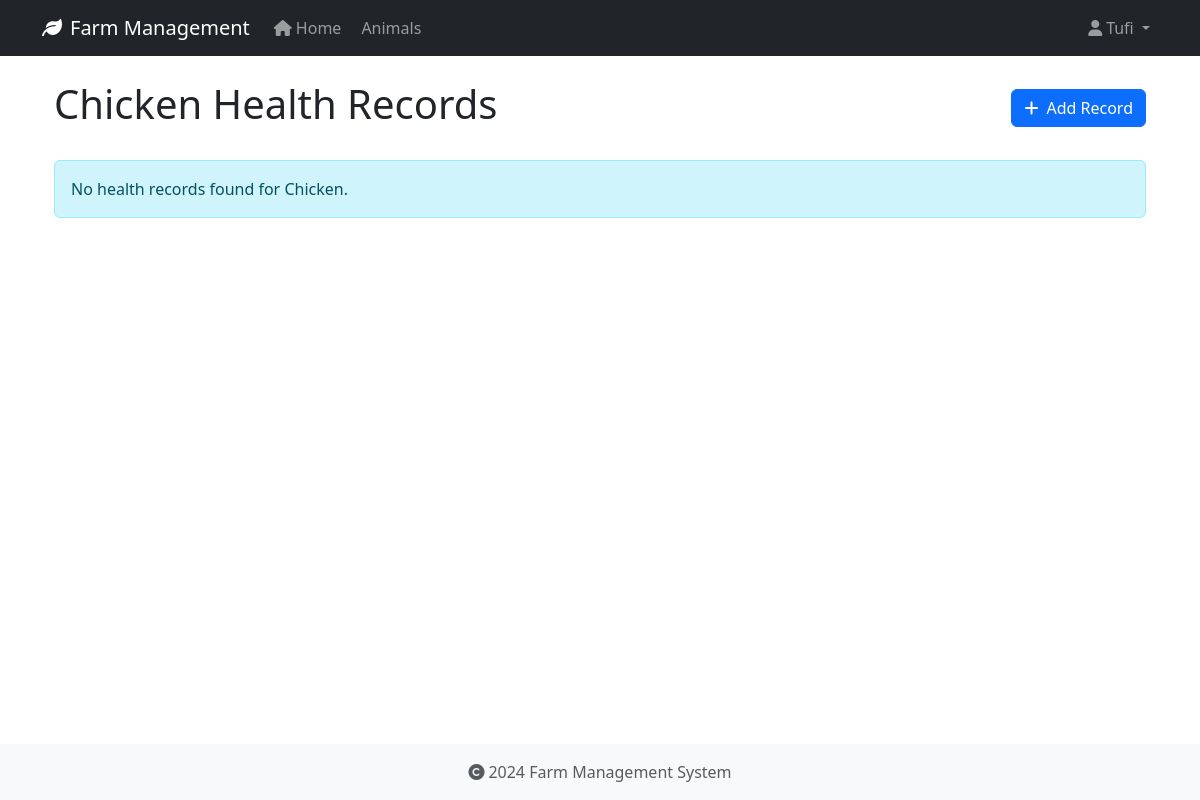
Page /health-records/type/chicken (signed in) on the earlier database version.
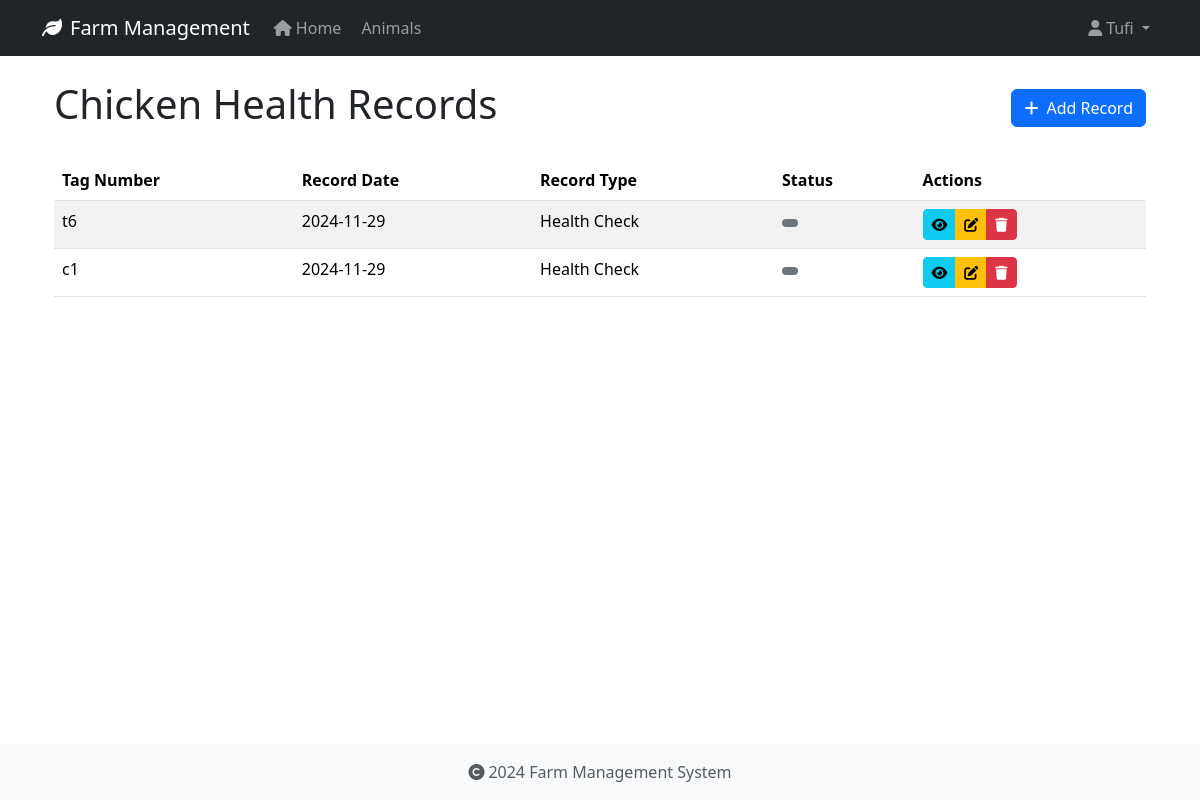
Same page on the later database version.
### app/models/animal.py (models this page shows, shortened)
class HealthRecord(db.Model):
    id = db.Column(db.Integer, primary_key=True)
    animal_id = db.Column(db.Integer, db.ForeignKey('animal.id', ondelete='CASCADE'), nullable=False)
    record_type = db.Column(db.String(50), nullable=False)  # Made nullable=False
    date = db.Column(db.Date, nullable=False)
    description = db.Column(db.Text, nullable=True)
    treatment = db.Column(db.Text, nullable=True)
    cost = db.Column(db.Float, nullable=True)
    next_due_date = db.Column(db.Date, nullable=True)
    created_at = db.Column(db.DateTime, default=datetime.utcnow, nullable=False)
    created_by_id = db.Column(db.Integer, db.ForeignKey('user.id', ondelete='SET NULL'), nullable=True)

class Animal(db.Model):
    id = db.Column(db.Integer, primary_key=True)
    tag_number = db.Column(db.String(50), unique=True, nullable=False, index=True)
    name = db.Column(db.String(100), nullable=True)  # Explicitly mark as nullable
    species = db.Column(db.String(50), nullable=False, index=True)
    breed = db.Column(db.String(50), nullable=True)
    date_of_birth = db.Column(db.Date, nullable=True)
    gender = db.Column(db.String(20), nullable=True)
    weight = db.Column(db.Float, nullable=True)
    status = db.Column(db.String(20), default='active', nullable=False)
    purchase_date = db.Column(db.Date, nullable=True)
    purchase_price = db.Column(db.Float, nullable=True)
    notes = db.Column(db.Text, nullable=True)
    created_at = db.Column(db.DateTime, default=datetime.utcnow, nullable=False)
    updated_at = db.Column(db.DateTime, default=datetime.utcnow, onupdate=datetime.utcnow, nullable=False)
    wool_type = db.Column(db.String(50), nullable=True)
    last_shearing = db.Column(db.Date, nullable=True)
    fleece_weight = db.Column(db.Float, nullable=True)
    wool_grade = db.Column(db.String(20), nullable=True)
    lambing_status = db.Column(db.String(50), nullable=True)
    lambing_date = db.Column(db.Date, nullable=True)
    milk_production = db.Column(db.Float, nullable=True)
    last_milking = db.Column(db.Date, nullable=True)  # Changed from DateTime to Date
    milk_quality = db.Column(db.String(20), nullable=True)
    calving_status = db.Column(db.String(50), nullable=True)
    calving_date = db.Column(db.Date, nullable=True)
    milk_fat_content = db.Column(db.Float, nullable=True)
    egg_production = db.Column(db.Integer, nullable=True)
    egg_color = db.Column(db.String(20), nullable=True)
    comb_type = db.Column(db.String(20), nullable=True)
    laying_status = db.Column(db.String(20), nullable=True)
    last_laying_date = db.Column(db.Date, nullable=True)
    egg_size = db.Column(db.String(20), nullable=True)
    category = db.Column(db.String(50), nullable=True)
    special_needs = db.Column(db.Text, nullable=True)
    diet_requirements = db.Column(db.Text, nullable=True)
    habitat = db.Column(db.String(100), nullable=True)
    health_records = db.relationship('HealthRecord', backref='animal', lazy=True, cascade='all, delete-orphan')

### app/routes/health_records.py (the view)
@bp.route('/type/<animal_type>')
@login_required
def list_by_type(animal_type):
    today = date.today()
    species = animal_type.capitalize()
    records = (HealthRecord.query
              .join(Animal)
              .filter(Animal.species == species)
              .order_by(HealthRecord.date.desc())
              .all())
    try:
        return render_template(f'health_records/{animal_type.lower()}/list.html',
                             records=records,
                             animal_type=species,
                             today=today)
    except TemplateNotFound:
        try:
            return render_template('health_records/shared/list.html',
                                 records=records,
                                 animal_type=species,
                                 today=today)
        except TemplateNotFound as e:
            print(f"Debug - Looking for templates at:")
            print(f"1. health_records/{animal_type.lower()}/list.html")
            print(f"2. health_records/shared/list.html")
            raise e

### app/models/user.py (called while the page is built)
@login_manager.user_loader
def load_user(user_id):
    return User.query.get(int(user_id))

### app/templates/health_records/shared/list.html (shortened to what this page needs)
{% extends "base.html" %}
{% block content %}
<div class="container">
    <div class="d-flex justify-content-between align-items-center mb-4">
        <h1>{{ animal_type }} Health Records</h1>
        <a href="{{ url_for('health_records.add_' + animal_type.lower()) }}" class="btn btn-primary">
            <i class="fas fa-plus me-2"></i>Add Record
        </a>
    </div>
    {% if records %}
    <div class="table-responsive">
        <table class="table table-striped table-hover">
            <thead>
                <tr>
                    <th>Tag Number</th>
                    <th>Record Date</th>
                    <th>Record Type</th>
                    <th>Status</th>
                    <th>Actions</th>
                </tr>
            </thead>
            <tbody>
                {% for record in records %}
                <tr>
                    <td>{{ record.animal.tag_number }}</td>
                    <td>{{ record.date.strftime('%Y-%m-%d') }}</td>
                    <td>{{ record.record_type }}</td>
                    <td>
                        <span class="badge {% if record.status == 'active' %}bg-success
                                       {% elif record.status == 'pending' %}bg-warning
                                       {% else %}bg-secondary{% endif %}">
                        </span>
                    </td>
                    <td>
                        <div class="btn-group btn-group-sm">
                            <a href="{{ url_for('health_records.view', id=record.id) }}"
                               class="btn btn-info" title="View">
                                <i class="fas fa-eye"></i>
                            </a>
                            <a href="{{ url_for('health_records.edit', id=record.id) }}"
                               class="btn btn-warning" title="Edit">
                                <i class="fas fa-edit"></i>
                            </a>
                            <button type="button" class="btn btn-danger" title="Delete"
                                    onclick="confirmDelete({{ record.id }})">
                                <i class="fas fa-trash"></i>
                            </button>
                        </div>
                    </td>
                </tr>
                {% endfor %}
            </tbody>
        </table>
    </div>
    {% else %}
    <div class="alert alert-info">
        No health records found for {{ animal_type }}.
    </div>
    {% endif %}
</div>
{% endblock %}

Differences in the rows shown:
added HealthRecord: animal.tag_number "t6", date "2024-11-29", record_type "Health Check"
added HealthRecord: animal.tag_number "c1", date "2024-11-29", record_type "Health Check"
Other differences:
{{ animal_type }}: "Chicken" → (not shown)
text no longer shown: "No health records found for ."
text now shown: "Tag Number Record Date Record Type Status Actions"
